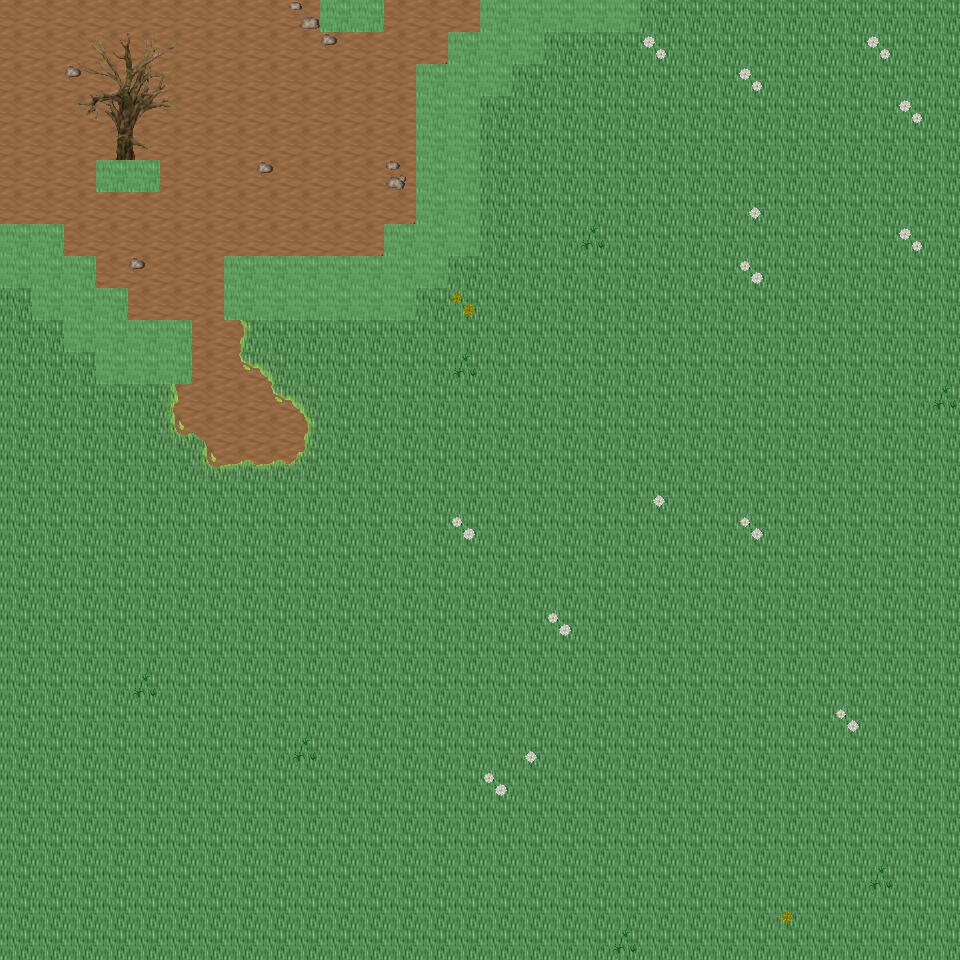

Rendered tile map (Tiled .tmx) drawn with the repository's tilesets; below, a short description and the map source with its tile grids summarised:
An orthogonal 30x30 tile map with 32x32 px tiles, 6 tile layers (Ground, Object, Object2, Above, ...), 21 tilesets and 5 objects (5x mapExit).

<map version="1.0" orientation="orthogonal" renderorder="right-down" width="30" height="30" tilewidth="32" tileheight="32" nextobjectid="6">
  <tileset firstgid="1" name="tileset_ground_ground" tilewidth="32" tileheight="32" tilecount="33" columns="3">
    <image source="../drawable/tileset_ground_ground.png" width="96" height="352" />
  </tileset>
  <tileset firstgid="34" name="tileset_ground_ridge_earth_dark" tilewidth="32" tileheight="32" tilecount="96" columns="12">
    <image source="../drawable/tileset_ground_ridge_earth_dark.png" width="384" height="256" />
  </tileset>
  <tileset firstgid="130" name="tileset_ground_rock_pebbles" tilewidth="32" tileheight="32" tilecount="3" columns="1">
    <image source="../drawable/tileset_ground_rock_pebbles.png" width="32" height="96" />
  </tileset>
  <tileset firstgid="133" name="tileset_plant_grasses" tilewidth="32" tileheight="32" tilecount="6" columns="3">
    <image source="../drawable/tileset_plant_grasses.png" width="96" height="64" />
  </tileset>
  <tileset firstgid="139" name="tileset_ground_grass_corners" tilewidth="32" tileheight="32" tilecount="24" columns="6">
    <image source="../drawable/tileset_ground_grass_corners.png" width="192" height="128" />
  </tileset>
  <tileset firstgid="163" name="tileset_ground_grass_edges" tilewidth="32" tileheight="32" tilecount="36" columns="12">
    <image source="../drawable/tileset_ground_grass_edges.png" width="384" height="96" />
  </tileset>
  <tileset firstgid="199" name="tileset_plant_flower_daisy_white" tilewidth="32" tileheight="32" tilecount="8" columns="2">
    <image source="../drawable/tileset_plant_flower_daisy_white.png" width="64" height="128" />
  </tileset>
  <tileset firstgid="207" name="tileset_plant_flower_daisy_yellow" tilewidth="32" tileheight="32" tilecount="8" columns="2">
    <image source="../drawable/tileset_plant_flower_daisy_yellow.png" width="64" height="128" />
  </tileset>
  <tileset firstgid="215" name="tileset_plant_stump_stump_green" tilewidth="32" tileheight="32" tilecount="4" columns="2">
    <image source="../drawable/tileset_plant_stump_stump_green.png" width="64" height="64" />
  </tileset>
  <tileset firstgid="219" name="tileset_plant_tree_tree_darkgreen" tilewidth="32" tileheight="32" tilecount="88" columns="8">
    <image source="../drawable/tileset_plant_tree_tree_darkgreen.png" width="256" height="352" />
  </tileset>
  <tileset firstgid="307" name="tileset_logic_creature_animal" tilewidth="32" tileheight="32" tilecount="32" columns="8">
    <image source="../drawable/tileset_logic_creature_animal.png" width="256" height="128" />
  </tileset>
  <tileset firstgid="339" name="tileset_logic_item_resources" tilewidth="32" tileheight="32" tilecount="6" columns="6">
    <image source="../drawable/tileset_logic_item_resources.png" width="192" height="32" />
  </tileset>
  <tileset firstgid="345" name="tileset_logic_item_mushroom" tilewidth="32" tileheight="32" tilecount="6" columns="6">
    <image source="../drawable/tileset_logic_item_mushroom.png" width="192" height="32" />
  </tileset>
  <tileset firstgid="351" name="tileset_logic_collision" tilewidth="32" tileheight="32" tilecount="1" columns="1">
    <image source="../drawable/tileset_logic_collision.png" width="32" height="32" />
  </tileset>
  <tileset firstgid="352" name="tileset_plant_tree_dead_tree_5" tilewidth="32" tileheight="32" tilecount="20" columns="4">
    <image source="../drawable/tileset_plant_tree_dead_tree_5.png" width="128" height="160" />
  </tileset>
  <tileset firstgid="372" name="tileset_plant_tree_dead_tree_6" tilewidth="32" tileheight="32" tilecount="20" columns="4">
    <image source="../drawable/tileset_plant_tree_dead_tree_6.png" width="128" height="160" />
  </tileset>
  <tileset firstgid="392" name="tileset_plant_tree_dead_tree_7" tilewidth="32" tileheight="32" tilecount="20" columns="4">
    <image source="../drawable/tileset_plant_tree_dead_tree_7.png" width="128" height="160" />
  </tileset>
  <tileset firstgid="412" name="tileset_plant_bush_large_dead" tilewidth="32" tileheight="32" tilecount="2" columns="1">
    <image source="../drawable/tileset_plant_bush_large_dead.png" width="32" height="64" />
  </tileset>
  <tileset firstgid="414" name="tileset_plant_bush_large_wide_dead" tilewidth="32" tileheight="32" tilecount="4" columns="2">
    <image source="../drawable/tileset_plant_bush_large_wide_dead.png" width="64" height="64" />
  </tileset>
  <tileset firstgid="418" name="tileset_logic_creature_reptile" tilewidth="32" tileheight="32" tilecount="7" columns="7">
    <image source="../drawable/tileset_logic_creature_reptile.png" width="224" height="32" />
  </tileset>
  <tileset firstgid="425" name="tileset_logic_item_herb" tilewidth="32" tileheight="32" tilecount="5" columns="5">
    <image source="../drawable/tileset_logic_item_herb.png" width="160" height="32" />
  </tileset>
  <layer name="Ground" width="30" height="30">
    <data>[900 cells, 900 non-empty, 2 distinct tile ids]</data>
  </layer>
  <layer name="Object" width="30" height="30">
    <data>[900 cells, 95 non-empty, 36 distinct tile ids]</data>
  </layer>
  <layer name="Object2" width="30" height="30">
    <data>[900 cells, 7 non-empty, 7 distinct tile ids]</data>
  </layer>
  <layer name="Above" width="30" height="30">
    <data>[900 cells, 14 non-empty, 14 distinct tile ids]</data>
  </layer>
  <layer name="Above2" width="30" height="30">
    <data>[900 cells, 0 non-empty, 0 distinct tile ids]</data>
  </layer>
  <layer name="Walkable" width="30" height="30">
    <data>[900 cells, 54 non-empty, 1 distinct tile ids]</data>
  </layer>
  <objectgroup name="MapEvents">
    <object id="1" name="north" type="mapExit" x="0" y="0" width="320" height="32">
      <properties>
        <property name="map" value="level_0_x102_y60" />
        <property name="x" value="0" />
        <property name="y" value="28" />
      </properties>
    </object>
    <object id="2" name="north2" type="mapExit" x="384" y="0" width="96" height="32">
      <properties>
        <property name="map" value="level_0_x102_y60" />
        <property name="x" value="12" />
        <property name="y" value="28" />
      </properties>
    </object>
    <object id="3" name="north3" type="mapExit" x="640" y="0" width="320" height="32">
      <properties>
        <property name="map" value="level_0_x102_y60" />
        <property name="x" value="20" />
        <property name="y" value="28" />
      </properties>
    </object>
    <object id="4" name="south" type="mapExit" x="0" y="928" width="960" height="32">
      <properties>
        <property name="map" value="level_0_x102_y62" />
        <property name="x" value="0" />
        <property name="y" value="1" />
      </properties>
    </object>
    <object id="5" name="east" type="mapExit" x="928" y="0" width="32" height="960">
      <properties>
        <property name="map" value="level_0_x103_y61" />
        <property name="x" value="1" />
        <property name="y" value="0" />
      </properties>
    </object>
  </objectgroup>
</map>
